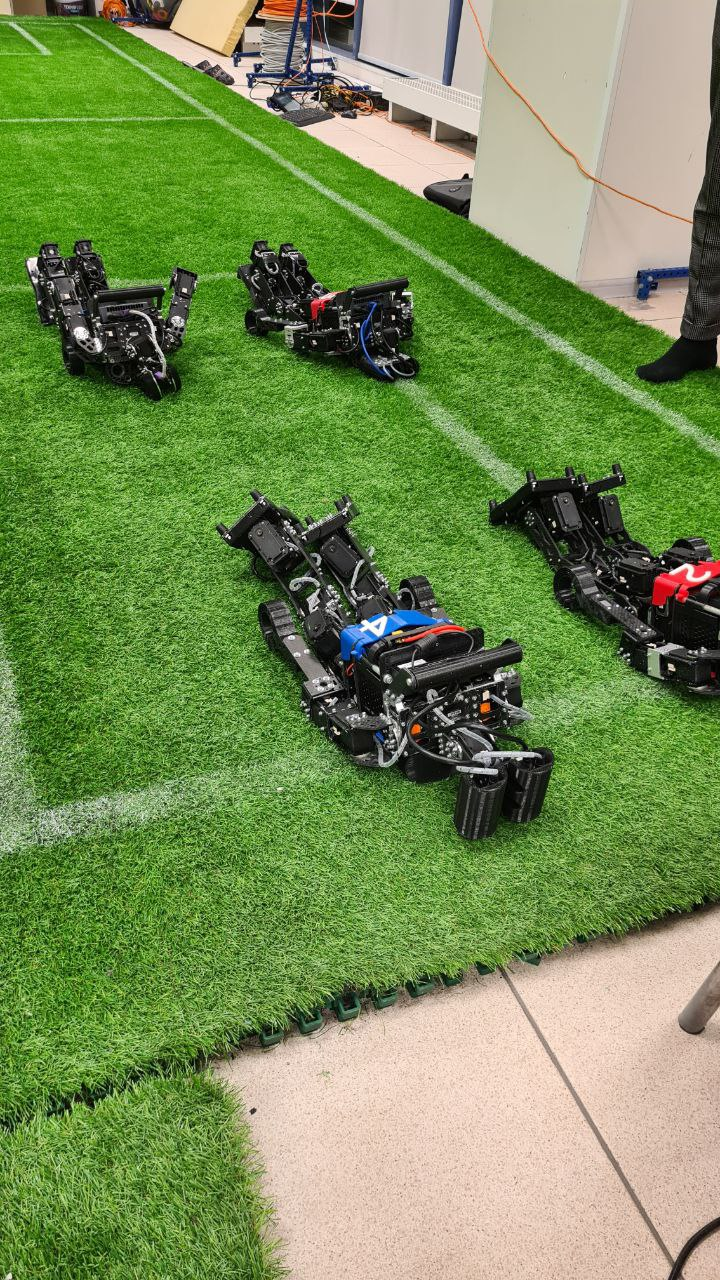
#> input picture homework/sahrs_on_the_field.jpg, 720 x 1280 px, found by its file name
$ jupyter execute cv_hw2.ipynb   (shell and % lines are left out)
#> lines starting #> are read from the running program, lines starting #| are printed output that depends on the picture; after the words box and inside, x2 and y2 are one past the last pixel; in counts of white or black regions, pixels touching at a corner belong together
<a href="https://colab.research.google.com/github/cyberschoolinmoscow/robofootball/blob/cv_hw/cv_hw2.ipynb" target="_parent"></a>

# Домашее задание 2
* Загрузите изображение и переведите его в цветовое пространство HSV

*   Настройте цветовой фильтр на лежащих на поле роботов. Скорее всего маска получится изрядно зашумленной. Удалите шум с помощью морфологических операций, выводя все промежуточные этапы на экран. Морфологических операций на самом деле много, рекомендуем к чтению документацию https://docs.opencv.org/4.x/d9/d61/tutorial_py_morphological_ops.html

*  Удалите шум с помощью фильтрации связных компонент, пользуясь указаниями в первом ответе по ссылке https://stackoverflow.com/questions/35854197/how-to-use-opencvs-connectedcomponentswithstats-in-python

После выполнения закоммитьте задание в ветку cv_hw в своем репозитории.

[cell 1]
import cv2
import matplotlib.pyplot as plt
import numpy as np
import time
import math
from ipywidgets import interactive

ax=18
ay=15
kernel = np.ones((3,3),np.uint8)

canvas = cv2.imread('/content/sahrs_on_the_field.jpg')
#> canvas is the input picture: shape (1280, 720, 3); mean B, G, R 83.8, 141.6, 117.9
 #Преобразуем в HSV
img = cv2.cvtColor(canvas, cv2.COLOR_BGR2HSV)
#> img: shape (1280, 720, 3); mean H, S, V 39.5, 123.6, 148

[cell 2]
def show_res(img,ax,ay):
  plt.figure(figsize=(ax, ay))
  plt.imshow(img, cmap="gray")
  plt.show()

[cell 3]
show_res(img, ax,ay)

[cell 4]
def f(rl, gl, bl, rh, gh, bh):
  mask = cv2.inRange(img, (rl, gl, bl), (rh, gh, bh))
  show_res(mask, 5,6)
  plt.pause (0.05)
  plt.clf ()
  interactive_plot = interactive(f, rl = (0, 255, 1), gl = (0, 255, 1), bl = (0, 255, 1), rh = (0, 255, 1), gh = (0, 255, 1), bh = (0, 255, 1))

  output = interactive_plot.children[-1]
  interact(f, rl = (0, 255, 1), gl = (0, 255, 1), bl = (0, 255, 1), rh = (0, 255, 1), gh = (0, 255, 1), bh = (0, 255, 1))

[cell 5]
im1 = cv2.inRange(img, (5, 5, 5), (240, 65, 65))
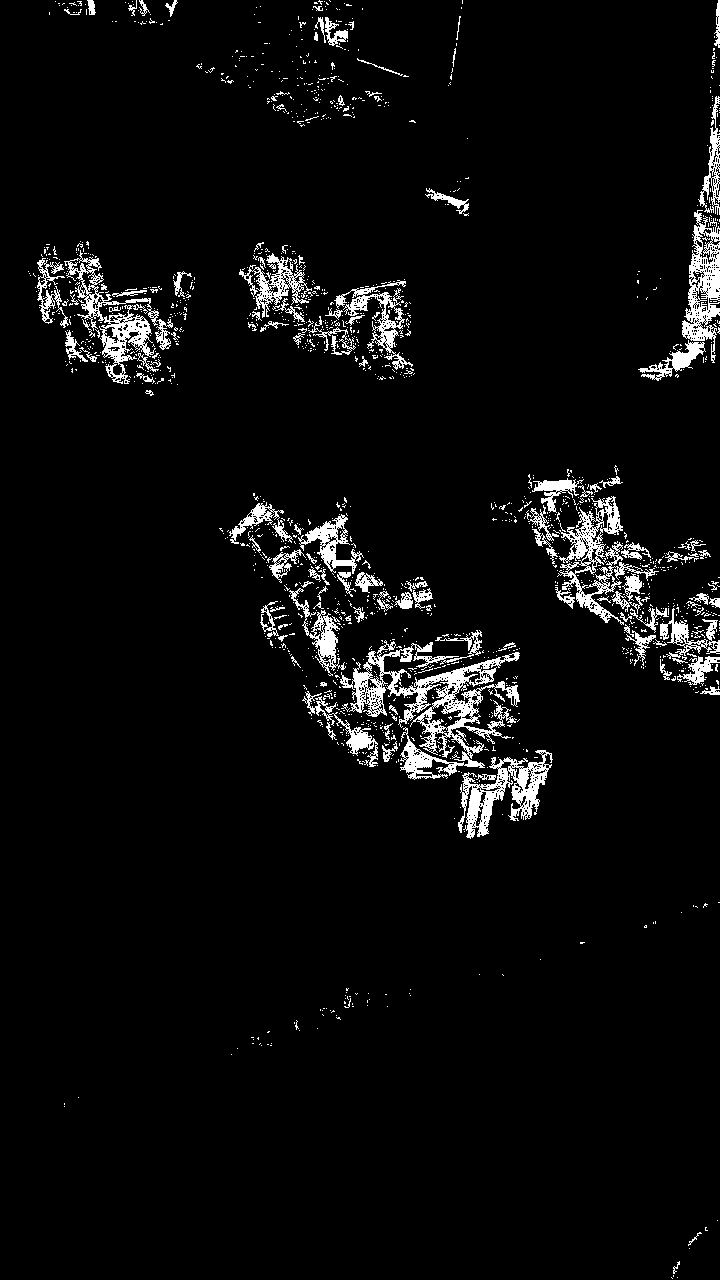
#> im1: shape (1280, 720); 4.7% white; 1575 white regions (1445 under 20 px), largest, box (x1, y1, x2, y2) and area: (340, 630, 520, 780) 7486, (64, 250, 173, 384) 3040, (458, 750, 553, 839) 3022
show_res(im1, ax,ay)

[cell 6]
blur = cv2.GaussianBlur(im1, (45,45), 3)
show_res(blur, ax,ay)

[cell 7]
def remove_small_objects(img, min_size=150):
        # find all your connected components (white blobs in your image)
#> called with min_size = 16000
        nb_components, output, stats, centroids = cv2.connectedComponentsWithStats(img, connectivity=8)
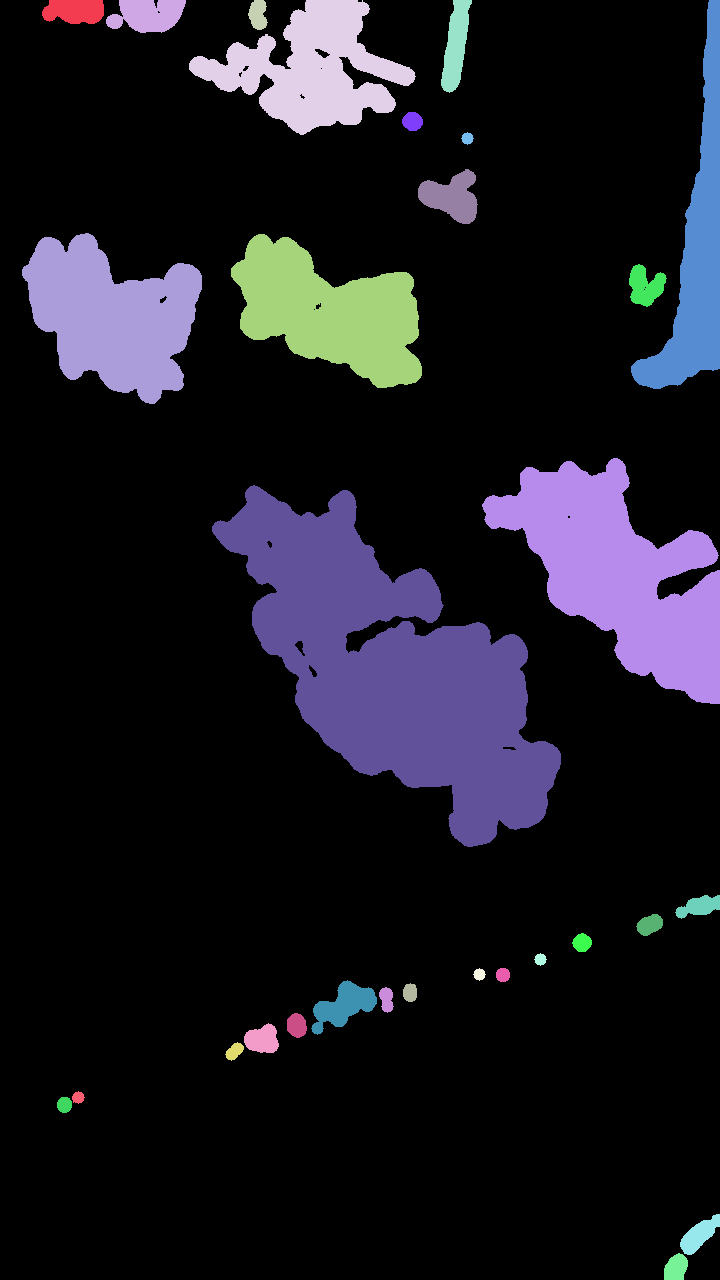
#> output: shape (1280, 720) int32; 31 distinct labels, from 0 to 30; one colour per label, 0 black
#> nb_components = 31; stats = 31 rows, first 6: [0, 0, 720, 1280, 755843], [42, 0, 62, 24, 1272], [106, 0, 80, 33, 1951], [248, 0, 20, 30, 441], [189, 0, 227, 135, 14591], [441, 0, 31, 93, 1677]; centroids = 31 pairs, first value 64.06 to 698.9, second value 10.64 to 1267.4
        # connectedComponentswithStats yields every seperated component with information on each of them, such as size
        # the following part is just taking out the background which is also considered a component, but most of the time we don't want that.
        sizes = stats[1:, -1]
#> sizes = 30 values, max 58164 at index 13, min 113 at index 7, mean 5525.2
        nb_components = nb_components - 1
#> nb_components = 30

        # your answer image
        img2 = img
        # for every component in the image, you keep it only if it's above min_size
        for i in range(0, nb_components):
            if sizes[i] < min_size:
                img2[output == i + 1] = 0
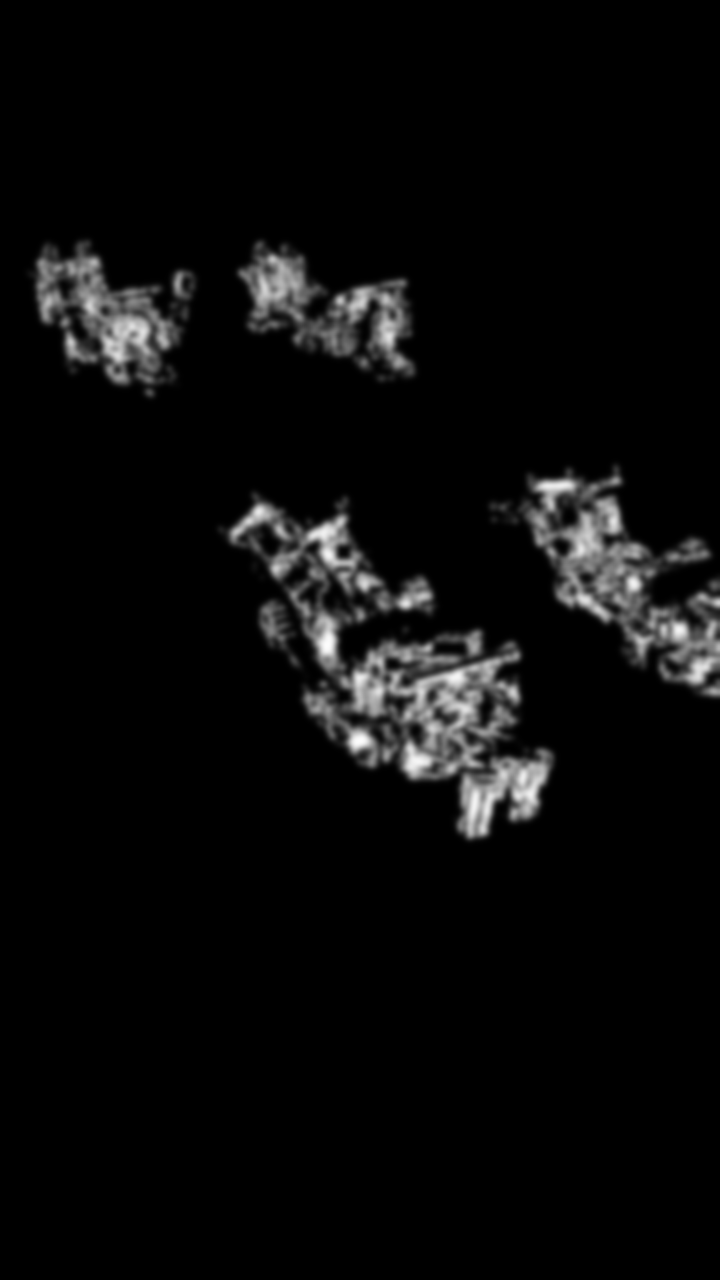
#> img2: shape (1280, 720); min 0, max 252, mean 10.1

        return img2

[cell 8]
output = remove_small_objects(blur, 16000)
show_res(output, ax,ay)

[cell 9]
dilation = cv2.dilate(output,kernel,iterations =5)
show_res(dilation, ax,ay)

[cell 10]
gradient = cv2.morphologyEx(dilation, cv2.MORPH_GRADIENT, kernel)
show_res(gradient, ax,ay)

[cell 11]
thresh = cv2.threshold(gradient, 1, 255, cv2.THRESH_BINARY_INV)[1]
#> thresh: shape (1280, 720); 86.5% white; 4 black regions
contours = cv2.findContours(thresh, cv2.RETR_TREE, cv2.CHAIN_APPROX_SIMPLE)[0]
#> contours = 347 contours, 102 with area under 20; largest, box (x1, y1, x2, y2) and area: (0, 0, 720, 1280) 885006, (207, 480, 567, 853) 68218, (16, 228, 208, 409) 23222, (225, 229, 428, 394) 21584, (127, 322, 148, 337) 160
show_res(thresh, ax,ay)

[cell 12]
image9=cv2.subtract(thresh,blur)
show_res(image9, ax,ay)

[cell 13]
image10 =cv2.subtract(image9,blur)
show_res(image10, ax,ay)

[cell 14]
blur2 = cv2.GaussianBlur(image10, (45,45), 5)
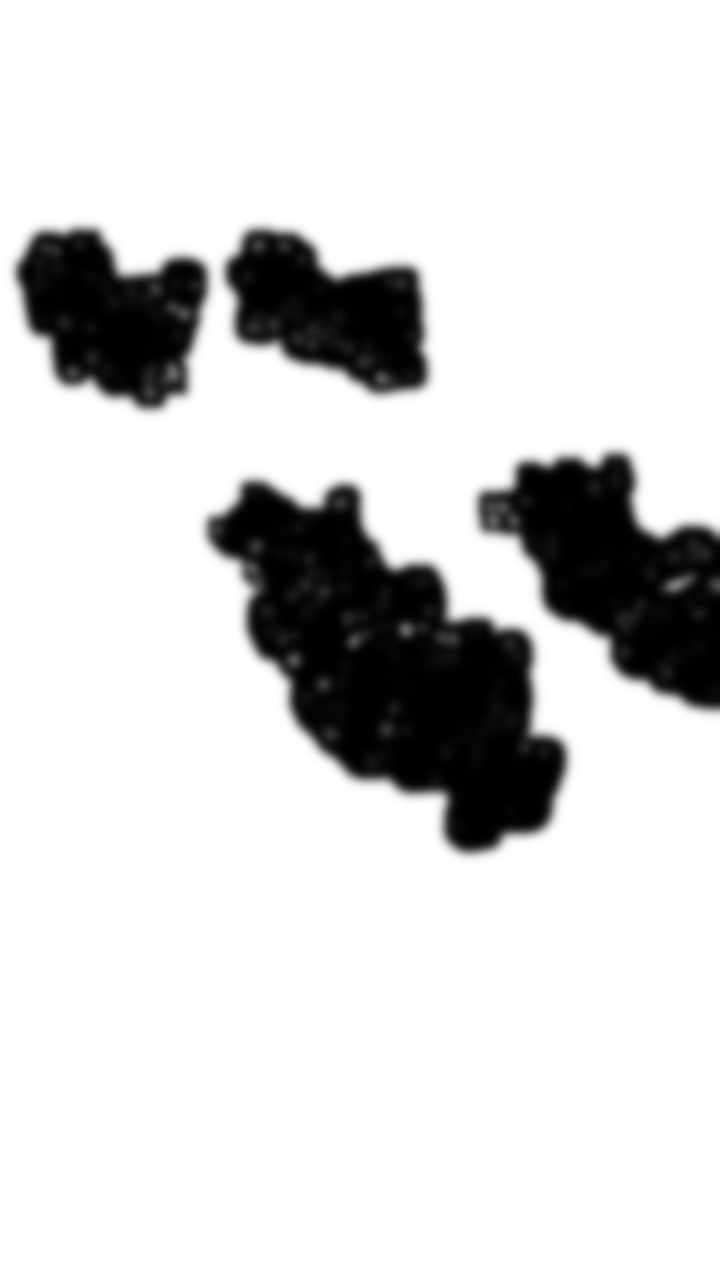
#> blur2: shape (1280, 720); min 0, max 255, mean 215.6
show_res(blur2, ax,ay)
